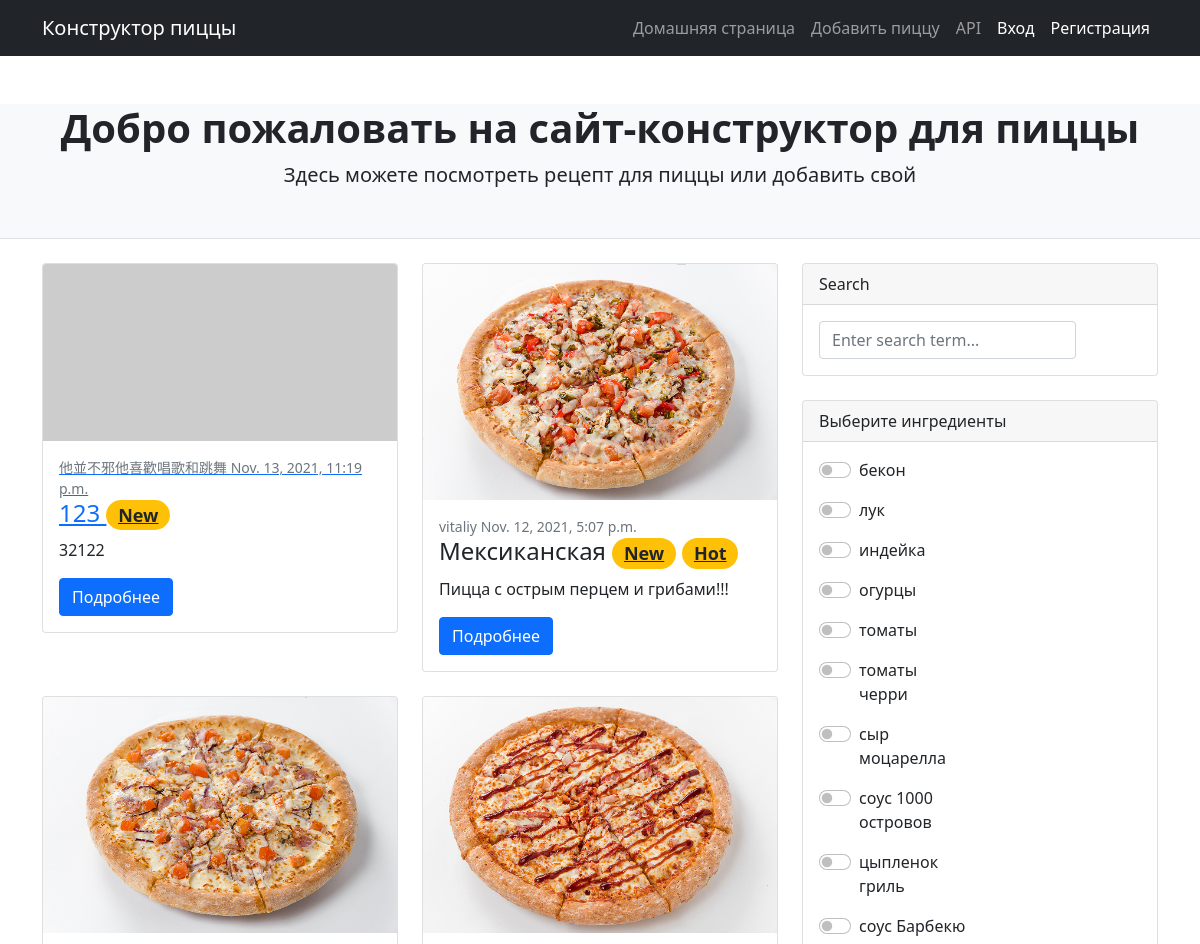
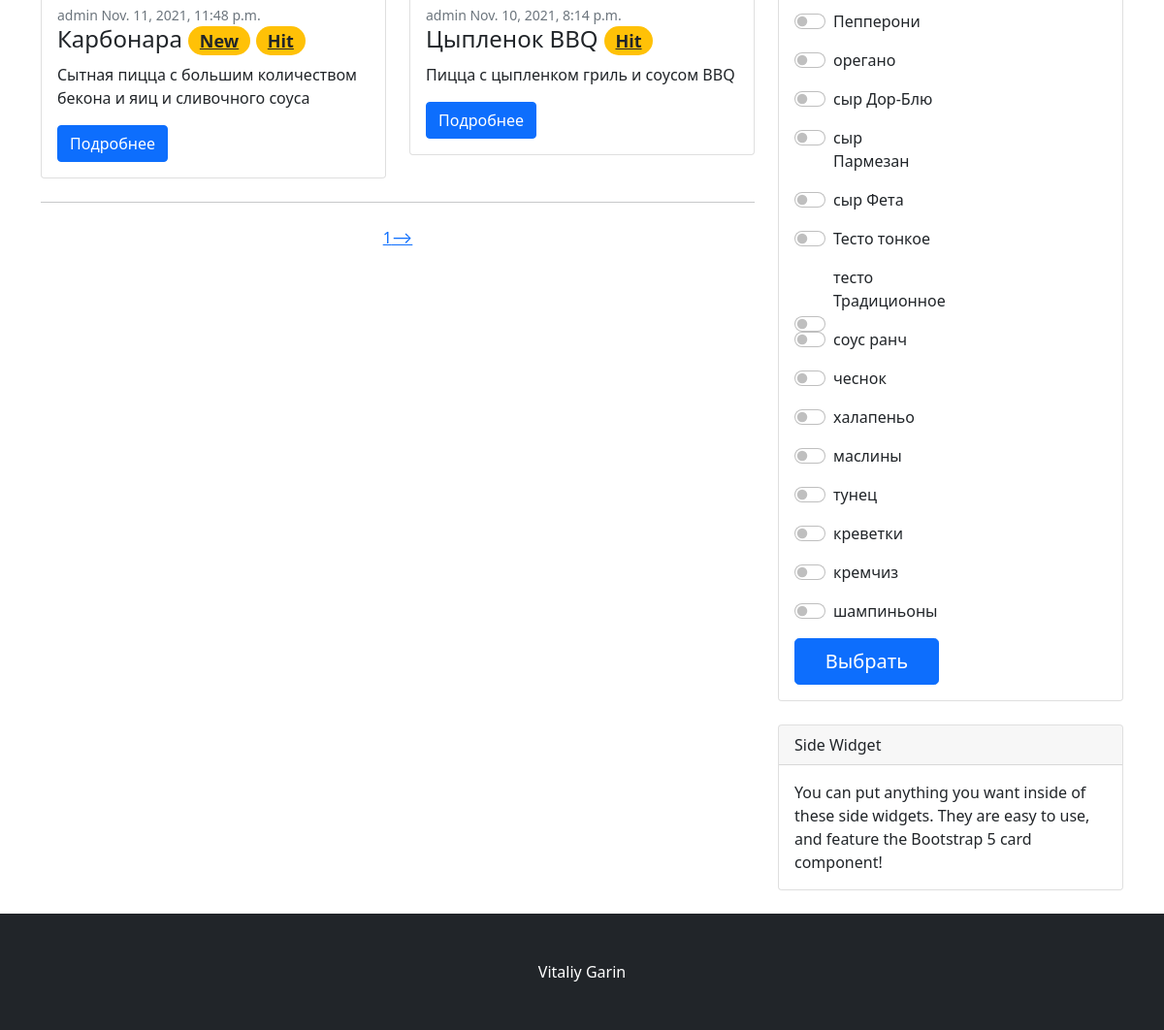
The page / on the database its author committed (2 pictures, top to bottom).
### backend/pizza/models.py (models this page shows, shortened)
class Pizza(models.Model):
    name = models.CharField(max_length=150)
    author = models.ForeignKey(
        settings.AUTH_USER_MODEL,
        on_delete=models.CASCADE,
    )
    description = models.TextField(blank=True, null=True)
    tags = models.ManyToManyField(Tag, related_name='tags', blank=True, null=True)
    image = models.ImageField(verbose_name='Фото', blank=True)
    created_at = models.DateTimeField(verbose_name='Дата создания', auto_now_add=True)
    slug = models.SlugField(verbose_name='ЧПУ', blank=True, unique=True, null=True, )
    class Meta:
        verbose_name = 'Пицца'
        verbose_name_plural = 'Пиццы'

class Tag(models.Model):
    name = models.CharField(max_length=50)
    class Meta:
        verbose_name = 'Тэг'
        verbose_name_plural = 'Тэги'

class Topping(models.Model):
    name = models.CharField(max_length=100)
    description = models.TextField(blank=True, null=True)
    relation = models.ManyToManyField(Pizza, through='IngredientInfo')
    class Meta:
        verbose_name = 'Топпинг'
        verbose_name_plural = 'Топпинги'

### backend/pizza/views.py (the view, shortened to what this page needs)
# urls.py: path("", views.index, name="index"),
def index(request):
    ordering = '-created_at'
    all_topping = Topping.objects.all()
    if request.method == 'GET':
        tag = request.GET.get('tag')
        topping = request.GET.get('topping_id')
        if tag:
            pizzas = Pizza.objects.filter(tags__name=tag).order_by(ordering)
        elif topping:
            topping = IngredientInfo.objects.all().filter(topping_id=topping)
            pizza_ids = [x.pizza_id for x in topping]
            pizzas = [Pizza.objects.get(pk=x) for x in pizza_ids]
        else:
            pizzas = Pizza.objects.all().order_by(ordering)
    paginator = Paginator(pizzas, 4)
    current_page = request.GET.get('page', 1)
    pizza_page = paginator.get_page(current_page)
    prev_page, next_page = None, None
    if pizza_page.has_previous():
        prev_page = '?' + urlencode({'page': pizza_page.previous_page_number()}, quote_via=quote_plus)
    if pizza_page.has_next():
        next_page = '?' + urlencode({'page': pizza_page.next_page_number()}, quote_via=quote_plus)
    return render(request, 'pizza/index.html', context={
        'pizzas': pizza_page,
        'current_page': current_page,
        'prev_page_url': prev_page,
        'next_page_url': next_page,
        'toppings': all_topping,
    })

### frontend/templates/pizza/index.html (shortened to what this page needs)
{% extends "pizza/base.html" %}
{% block body %}
        <div class="container">
            <div class="row">
                <div class="col-lg-8">
                    <div class="row">
                        {% for pizza in pizzas %}
                            {%  if forloop.counter == 1 or 3 %}
                                <div class="col-lg-6">
                            {% endif %}
                                <div class="card mb-4">
                                    <a href="{% url "pizza:pizza" pizza.slug %}">
                                        {% if pizza.image %}<img class="card-img-top" src="{{ pizza.image.url}}" alt="{{ pizza.description }}" /></a>
                                        {% else %}<img class="card-img-top" src="https://dummyimage.com/700x350/dee2e6/6c757d.jpg" alt="{{ pizza.description }}" />
                                        {% endif %}
                                    <div class="card-body">
                                        <div class="small text-muted">
                                             {{ pizza.author.username }} {{ pizza.created_at}}
                                        </div>
                                        <h2 class="card-title h4">{{ pizza.name}}
                                            {% for tag in pizza.tags.all %}
                                                <a href="/?tag={{ tag.name }}" class="badge rounded-pill bg-warning text-dark">{{ tag.name }}</a>
                                            {% endfor %}
                                        </h2>
                                        <p class="card-text">{{ pizza.description }}</p>
                                        <a class="btn btn-primary" href="{% url "pizza:pizza" pizza.slug %}">Подробнее</a>
                                    </div>
                                </div>
                            {%  if forloop.counter == 1 or 3 %}
                                </div>
                            {% endif %}
                        {% endfor %}
                    <nav aria-label="Pagination">
                        <hr class="my-0" />
                        <ul class="pagination justify-content-center my-4">
                            <a class="button disabled" href="">{{ current_page }}</a>
                            {% if next_page_url %}<a class="button button-primary" href="{{ next_page_url }}">⟶</a>{% endif %}
                        </ul>
                    </nav>
                </div>
                </div>
                <div class="col-lg-4">
                    <div class="card mb-4">
                        <div class="card-header">Search</div>
                        <div class="card-body">
                            <div class="input-group">
                                <form action="{% url 'pizza:search_results' %}" method="get">
                                    <input name="q" class="form-control" accept-charset="utf-8" type="text" placeholder="Enter search term..." aria-label="Enter search term..." aria-describedby="button-search" />
                                </form>
                            </div>
                        </div>
                    </div>
                    <div class="card mb-4">
                        <div class="card-header">Выберите ингредиенты</div>
                        <div class="card-body">
                            <div class="row">
                                <div class="col-sm-6">
                                    <form method="post">
                                        {% for topping in toppings %}
                                            <ul class="list-unstyled mb-0">
                                                <div class="mb-3 form-check form-switch">
                                                    <label  class="form-check-label" for="flexSwitchCheckChecked">{{ topping.name }}</label>
                                                    <input name="{{ topping.id}}" class="form-check-input" type="checkbox" role="switch" id="{{ topping.id }}">
                                                </div>
                                            </ul>
                                        {% endfor %}
                                        <button class="w-100 btn btn-lg btn-primary" type="submit">Выбрать</button>
                                    </form>
                                </div>
                            </div>
                        </div>
                    </div>
                    <div class="card mb-4">
                        <div class="card-header">Side Widget</div>
                        <div class="card-body">You can put anything you want inside of these side widgets. They are easy to use, and feature the Bootstrap 5 card component!</div>
                    </div>
                </div>
            </div>
        </div>
{% endblock %}

### frontend/templates/pizza/base.html (shortened to what this page needs)
{% load static %}
<!DOCTYPE html>
<html lang="en">
<head>
    <link href="{% static 'styles.css' %}" rel="stylesheet" />
</head>
    <body>
        <nav class="navbar navbar-expand-lg navbar-dark bg-dark">
            <div class="container">
                <a class="navbar-brand" href="{% url 'pizza:index'  %}"> Конструктор пиццы</a>
                <div class="collapse navbar-collapse" id="navbarSupportedContent">
                    <ul class="navbar-nav ms-auto mb-2 mb-lg-0">
                        <li class="nav-item"><a class="nav-link" href="{% url 'pizza:index'  %}">Домашняя страница</a></li>
                        <li class="nav-item"><a class="nav-link" href="{% url 'pizza:add'  %}">Добавить пиццу</a></li>
                        <li class="nav-item"><a class="nav-link" href="{% url 'pizza:api_description'  %}">API</a></li>
                        {% if user.is_authenticated %}
                            <li class="nav-link"><a class="nav-link" href="{% url 'pizza:profile'%}">Привет, {{ user.username }}</a></li>
                            <li class="nav-item"><a class="nav-link active" aria-current="page" href="{% url 'users:logout'  %}">Выход</a></li>
                        {% else %}
                            <li class="nav-item"><a class="nav-link active" aria-current="page" href="{% url 'users:login'  %}">Вход</a></li>
                            <li class="nav-item"><a class="nav-link active" aria-current="page" href="{% url 'users:signup'  %}">Регистрация</a></li>
                        {% endif %}
                    </ul>
                </div>
            </div>
        </nav>
        <header class=" bg-light border-bottom mb-4">
            <div class="container">
                <div class="text-center my-5">
                    <h1 class="fw-bolder">Добро пожаловать на сайт-конструктор для пиццы</h1>
                    <p class="lead mb-0">Здесь можете посмотреть рецепт для пиццы или добавить свой</p>
                </div>
            </div>
        </header>
        {% block body %}
        {% endblock %}
        <footer class="py-5 bg-dark">
            <div class="container"><p class="m-0 text-center text-white">Vitaliy Garin</p></div>
        </footer>
    </body>
</html>

### rows shown on the page
Pizza: author.username "他並不邪他喜歡唱歌和跳舞", created_at "Nov. 13, 2021, 11:19 p.m.", name "123", description "32122"
Tag: name "New"
Pizza: image (picture), author.username "vitaliy", created_at "Nov. 12, 2021, 5:07 p.m.", name "Мексиканская", description "Пицца с острым перцем и грибами!!!"
Tag: name "Hot"
Pizza: image (picture), author.username "admin", created_at "Nov. 11, 2021, 11:48 p.m.", name "Карбонара", description "Сытная пицца с большим количеством бекона и яиц и сливочного соуса"
Tag: name "Hit"
Pizza: image (picture), author.username "admin", created_at "Nov. 10, 2021, 8:14 p.m.", name "Цыпленок BBQ", description "Пицца с цыпленком гриль и соусом BBQ"
Topping: name "бекон"
Topping: name "лук"
Topping: name "индейка"
Topping: name "огурцы"
Topping: name "томаты"
Topping: name "томаты черри"
Topping: name "сыр моцарелла"
Topping: name "соус 1000 островов"
Topping: name "цыпленок гриль"
Topping: name "соус Барбекю"
Topping: name "Пепперони"
Topping: name "орегано"
Topping: name "сыр Дор-Блю"
Topping: name "сыр Пармезан"
Topping: name "сыр Фета"
Topping: name "Тесто тонкое"
Topping: name "тесто Традиционное"
Topping: name "соус ранч"
Topping: name "чеснок"
Topping: name "халапеньо"
Topping: name "маслины"
Topping: name "тунец"
Topping: name "креветки"
Topping: name "кремчиз"
Topping: name "шампиньоны"

### other values the page prints
{{ current_page }} "1"
